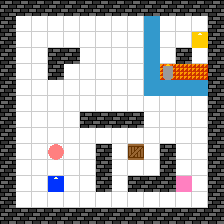

This game map was drawn from its Tiled (.tmx) file and the tilesets committed beside it. A one-line description and the full map source follow:
An orthogonal 14x14 tile map with 16x16 px tiles, 2 tile layers (Tile Layer 1, Tile Layer 2).

<map version="1.0" orientation="orthogonal" width="14" height="14" tilewidth="16" tileheight="16">
 <tileset firstgid="1" source="maptiles.tsx" />
 <layer name="Tile Layer 1" width="14" height="14">
  <data encoding="csv">
2,2,2,2,2,2,2,2,2,2,2,2,2,2,
2,1,1,1,1,1,1,1,1,3,1,1,1,2,
2,1,1,1,1,1,1,1,1,3,1,1,1,2,
2,1,1,2,2,1,1,1,1,3,1,2,1,2,
2,1,1,2,1,1,1,1,1,3,18,18,18,2,
2,1,1,1,1,1,1,1,1,3,3,3,3,2,
2,1,1,1,1,1,1,1,1,1,1,1,1,2,
2,1,1,1,1,2,2,2,2,1,1,1,1,2,
2,1,1,1,1,1,1,1,1,1,1,1,1,2,
2,1,1,1,1,1,2,1,1,1,2,1,1,2,
2,1,1,1,1,1,2,1,1,1,2,1,1,2,
2,1,1,33,1,1,2,1,2,2,2,1,1,2,
2,1,1,1,1,1,1,1,1,1,1,1,1,2,
2,2,2,2,2,2,2,2,2,2,2,2,2,2
</data>
 </layer>
 <layer name="Tile Layer 2" width="14" height="14">
  <data encoding="csv">
0,0,0,0,0,0,0,0,0,0,0,0,0,0,
0,0,0,0,0,0,0,0,0,0,0,0,0,0,
0,0,0,0,0,0,0,0,0,0,0,0,82,0,
0,0,0,0,0,0,0,0,0,0,0,0,0,0,
0,0,0,0,0,0,0,0,0,0,68,0,0,0,
0,0,0,0,0,0,0,0,0,0,0,0,0,0,
0,0,0,0,0,0,0,0,0,0,0,0,0,0,
0,0,0,0,0,0,0,0,0,0,0,0,0,0,
0,0,0,0,0,0,0,0,0,0,0,0,0,0,
0,0,0,65,0,0,0,0,67,0,0,0,0,0,
0,0,0,0,0,0,0,0,0,0,0,0,0,0,
0,0,0,81,0,0,0,0,0,0,0,66,0,0,
0,0,0,0,0,0,0,0,0,0,0,0,0,0,
0,0,0,0,0,0,0,0,0,0,0,0,0,0
</data>
 </layer>
</map>
